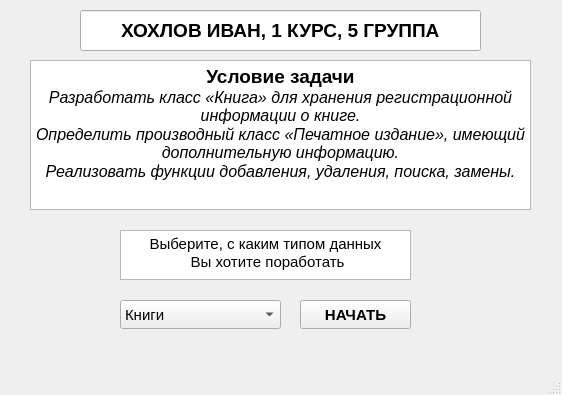
<?xml version="1.0" encoding="UTF-8"?>
<ui version="4.0">
 <class>MainWindow</class>
 <widget class="QMainWindow" name="MainWindow">
  <property name="geometry">
   <rect>
    <x>0</x>
    <y>0</y>
    <width>562</width>
    <height>395</height>
   </rect>
  </property>
  <property name="windowTitle">
   <string>MainWindow</string>
  </property>
  <widget class="QWidget" name="centralwidget">
   <widget class="QLineEdit" name="lineEdit">
    <property name="geometry">
     <rect>
      <x>80</x>
      <y>10</y>
      <width>401</width>
      <height>41</height>
     </rect>
    </property>
    <property name="font">
     <font>
      <pointsize>14</pointsize>
      <bold>true</bold>
     </font>
    </property>
    <property name="text">
     <string>ХОХЛОВ ИВАН, 1 КУРС, 5 ГРУППА</string>
    </property>
    <property name="alignment">
     <set>Qt::AlignmentFlag::AlignCenter</set>
    </property>
    <property name="readOnly">
     <bool>true</bool>
    </property>
   </widget>
   <widget class="QTextEdit" name="textEdit">
    <property name="geometry">
     <rect>
      <x>30</x>
      <y>60</y>
      <width>501</width>
      <height>150</height>
     </rect>
    </property>
    <property name="readOnly">
     <bool>true</bool>
    </property>
    <property name="html">
     <string>&lt;!DOCTYPE HTML PUBLIC &quot;-//W3C//DTD HTML 4.0//EN&quot; &quot;http://www.w3.org/TR/REC-html40/strict.dtd&quot;&gt;
&lt;html&gt;&lt;head&gt;&lt;meta name=&quot;qrichtext&quot; content=&quot;1&quot; /&gt;&lt;meta charset=&quot;utf-8&quot; /&gt;&lt;style type=&quot;text/css&quot;&gt;
p, li { white-space: pre-wrap; }
hr { height: 1px; border-width: 0; }
li.unchecked::marker { content: &quot;\2610&quot;; }
li.checked::marker { content: &quot;\2612&quot;; }
&lt;/style&gt;&lt;/head&gt;&lt;body style=&quot; font-family:'Segoe UI'; font-size:9pt; font-weight:400; font-style:normal;&quot;&gt;
&lt;p align=&quot;center&quot; style=&quot; margin-top:0px; margin-bottom:0px; margin-left:0px; margin-right:0px; -qt-block-indent:0; text-indent:0px;&quot;&gt;&lt;span style=&quot; font-size:14pt; font-weight:700;&quot;&gt;Условие задачи&lt;/span&gt;&lt;/p&gt;
&lt;p align=&quot;center&quot; style=&quot; margin-top:0px; margin-bottom:0px; margin-left:0px; margin-right:0px; -qt-block-indent:0; text-indent:0px;&quot;&gt;&lt;span style=&quot; font-size:12pt; font-style:italic;&quot;&gt;Разработать класс «Книга» для хранения регистрационной информации о книге.&lt;/span&gt;&lt;/p&gt;
&lt;p align=&quot;center&quot; style=&quot; margin-top:0px; margin-bottom:0px; margin-left:0px; margin-right:0px; -qt-block-indent:0; text-indent:0px;&quot;&gt;&lt;span style=&quot; font-size:12pt; font-style:italic;&quot;&gt;Определить производный класс «Печатное издание», имеющий дополнительную информацию.&lt;/span&gt;&lt;/p&gt;
&lt;p align=&quot;center&quot; style=&quot; margin-top:0px; margin-bottom:0px; margin-left:0px; margin-right:0px; -qt-block-indent:0; text-indent:0px;&quot;&gt;&lt;span style=&quot; font-size:12pt; font-style:italic;&quot;&gt;Реализовать функции добавления, удаления, поиска, замены.&lt;/span&gt;&lt;/p&gt;&lt;/body&gt;&lt;/html&gt;</string>
    </property>
   </widget>
   <widget class="QTextEdit" name="textEdit_2">
    <property name="geometry">
     <rect>
      <x>120</x>
      <y>230</y>
      <width>291</width>
      <height>50</height>
     </rect>
    </property>
    <property name="font">
     <font>
      <pointsize>11</pointsize>
     </font>
    </property>
    <property name="readOnly">
     <bool>true</bool>
    </property>
    <property name="html">
     <string>&lt;!DOCTYPE HTML PUBLIC &quot;-//W3C//DTD HTML 4.0//EN&quot; &quot;http://www.w3.org/TR/REC-html40/strict.dtd&quot;&gt;
&lt;html&gt;&lt;head&gt;&lt;meta name=&quot;qrichtext&quot; content=&quot;1&quot; /&gt;&lt;meta charset=&quot;utf-8&quot; /&gt;&lt;style type=&quot;text/css&quot;&gt;
p, li { white-space: pre-wrap; }
hr { height: 1px; border-width: 0; }
li.unchecked::marker { content: &quot;\2610&quot;; }
li.checked::marker { content: &quot;\2612&quot;; }
&lt;/style&gt;&lt;/head&gt;&lt;body style=&quot; font-family:'Segoe UI'; font-size:11pt; font-weight:400; font-style:normal;&quot;&gt;
&lt;p align=&quot;center&quot; style=&quot; margin-top:0px; margin-bottom:0px; margin-left:0px; margin-right:0px; -qt-block-indent:0; text-indent:0px;&quot;&gt;Выберите, с каким типом данных&lt;/p&gt;
&lt;p align=&quot;center&quot; style=&quot; margin-top:0px; margin-bottom:0px; margin-left:0px; margin-right:0px; -qt-block-indent:0; text-indent:0px;&quot;&gt; Вы хотите поработать&lt;/p&gt;&lt;/body&gt;&lt;/html&gt;</string>
    </property>
   </widget>
   <widget class="QComboBox" name="comboBox">
    <property name="geometry">
     <rect>
      <x>120</x>
      <y>300</y>
      <width>161</width>
      <height>29</height>
     </rect>
    </property>
    <property name="font">
     <font>
      <pointsize>11</pointsize>
     </font>
    </property>
    <item>
     <property name="text">
      <string>Книги</string>
     </property>
    </item>
    <item>
     <property name="text">
      <string>Печатные издания</string>
     </property>
    </item>
   </widget>
   <widget class="QPushButton" name="pushButton">
    <property name="geometry">
     <rect>
      <x>300</x>
      <y>300</y>
      <width>111</width>
      <height>29</height>
     </rect>
    </property>
    <property name="font">
     <font>
      <pointsize>11</pointsize>
      <bold>true</bold>
     </font>
    </property>
    <property name="text">
     <string>НАЧАТЬ</string>
    </property>
   </widget>
  </widget>
  <widget class="QMenuBar" name="menubar">
   <property name="geometry">
    <rect>
     <x>0</x>
     <y>0</y>
     <width>562</width>
     <height>26</height>
    </rect>
   </property>
  </widget>
  <widget class="QStatusBar" name="statusbar"/>
 </widget>
 <resources/>
 <connections/>
</ui>
